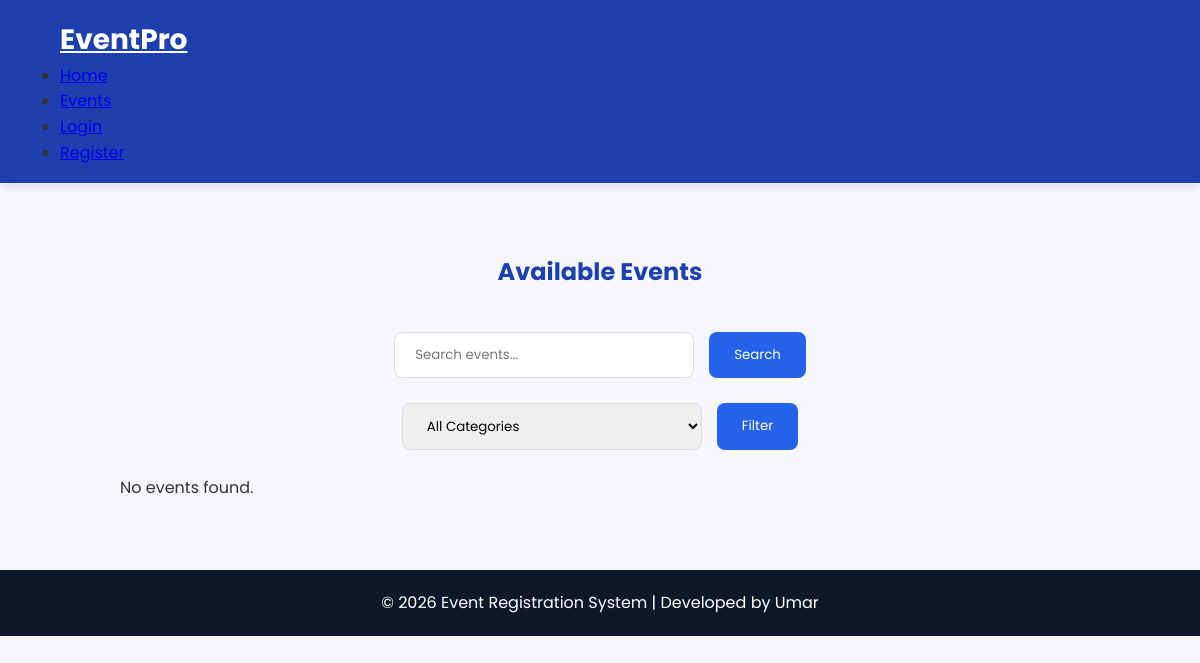
Page /events/ on the earlier database version.
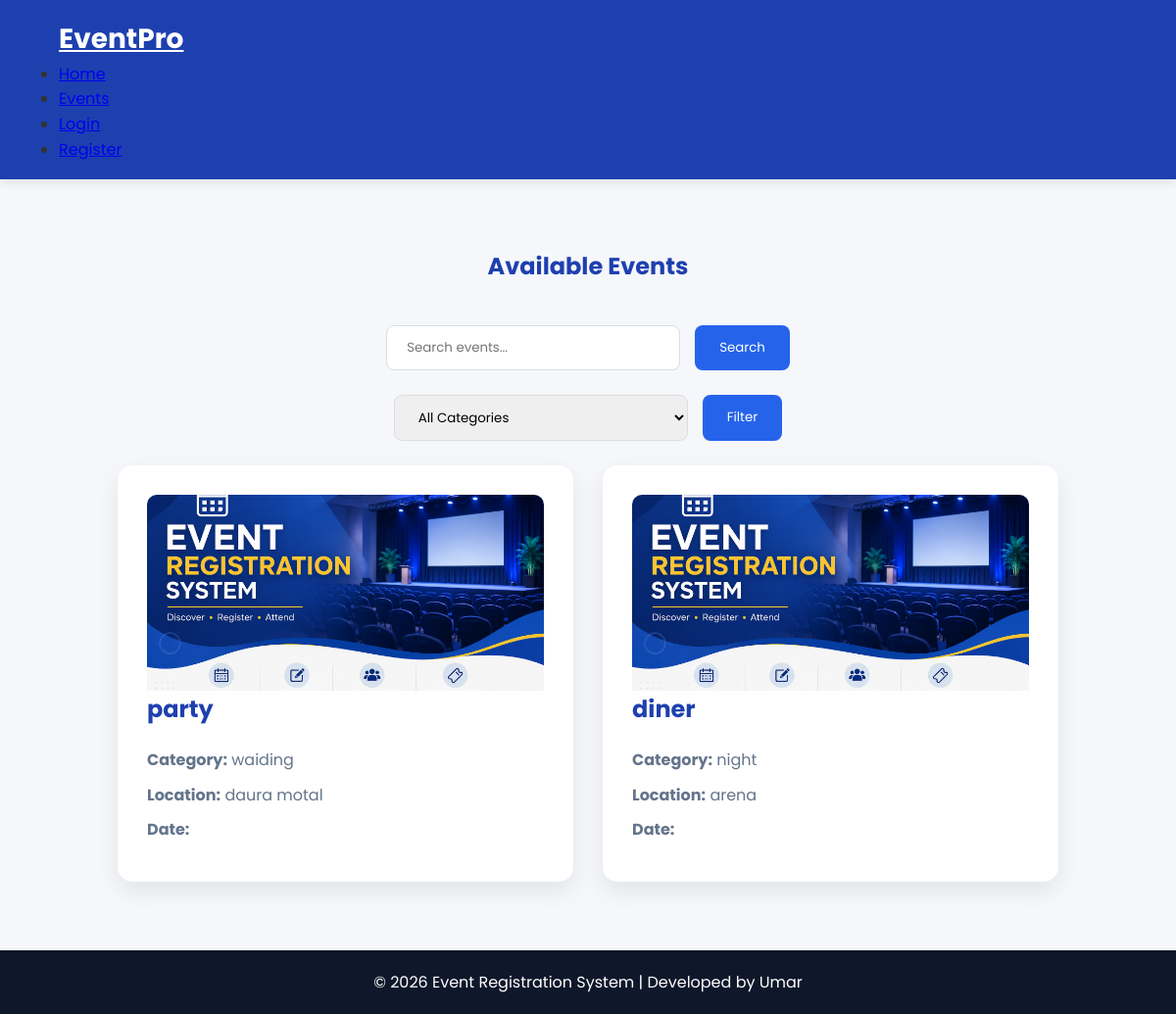
Same page on the later database version.
### events/models.py (models this page shows, shortened)
class Event(models.Model):
    title = models.CharField(max_length=200)
    category = models.CharField(max_length=100)
    location = models.CharField(max_length=200)
    event_date = models.DateField()
    event_time = models.TimeField()
    description = models.TextField()
    image = models.ImageField(
        upload_to="events/",
        blank=True,
        null=True
    )
    seats = models.PositiveIntegerField()
    created_at = models.DateTimeField(auto_now_add=True)
    created_by = models.ForeignKey(
        User,
        on_delete=models.CASCADE,
        related_name="events"
    )

### events/views.py (the view)
# urls.py: path('events/', views.event_list, name='events'),
def event_list(request):
    query = request.GET.get("q")
    category = request.GET.get("category")
    events = Event.objects.all()
    if query:
        events = events.filter(
            Q(title__icontains=query) |
            Q(category__icontains=query) |
            Q(location__icontains=query)
        )
    if category:
        events = events.filter(
            category=category
        )
    context = {
        "events": events
    }
    return render(
        request,
        "events.html",
        context
    )

### events/templates/events.html (shortened to what this page needs)
{% extends 'base.html' %}
{% load static %}
{% block content %}
<section class="events-page">
    <h1>Available Events</h1>
    <form method="GET" class="search-box">
        <input
        type="text"
        name="q"
        placeholder="Search events..."
        value="{{ request.GET.q }}"
        >
        <button type="submit">
            Search
        </button>
    </form>
    <form method="GET" class="filter-box">
        <select name="category">
            <option value="">
                All Categories
            </option>
        </select>
        <button type="submit">
            Filter
        </button>
    </form>
    <div class="event-cards">
        {% for event in events %}
        <div class="event-card">
    {% if event.image %}
        <img src="{{ event.image.url }}" class="card-image">
    {% else %}
        <img src="{% static 'images/default-event.jpg' %}" class="card-image">
    {% endif %}
    <h2>{{ event.title }}</h2>
    <p>
        <strong>Category:</strong> {{ event.category }}
    </p>
    <p>
        <strong>Location:</strong> {{ event.location }}
    </p>
    <p>
        <strong>Date:</strong> {{ event.date }}
    </p>
</div>
        {% empty %}
        <p>No events found.</p>
        {% endfor %}
    </div>
</section>
{% endblock %}

### events/templates/base.html (shortened to what this page needs)
{% load static %}
<!DOCTYPE html>
<html lang="en">
<head>
    <link rel="stylesheet" href="{% static 'css/style.css' %}">
</head>
<body>
<header>
<nav class="navbar">
<div class="container">
<a href="{% url 'home' %}" class="logo">
EventPro
</a>
<ul class="nav-menu">
<li><a href="{% url 'home' %}">Home</a></li>
<li><a href="{% url 'events' %}">Events</a></li>
{% if request.user.is_authenticated %}
{% if user.is_authenticated %}
    <a href="{% url 'create_event' %}">Create Event</a>
{% endif %}
{% if user.is_authenticated %}
    <a href="{% url 'my_events' %}">My Events</a>
{% endif %}
<li><a href="{% url 'dashboard' %}">Dashboard</a></li>
<li><a href="{% url 'my_registrations' %}">My Registrations</a></li>
<li><a href="{% url 'profile' %}">Profile</a></li>
<li><a href="{% url 'logout' %}">Logout</a></li>
{% else %}
<li><a href="{% url 'login' %}">Login</a></li>
<li><a href="{% url 'register' %}">Register</a></li>
{% endif %}
</ul>
</div>
</nav>
</header>
<main>
{% block content %}
{% endblock %}
</main>
<footer>
<div class="container">
<p>
© 2026 Event Registration System |
Developed by Umar
</p>
</div>
</footer>
</body>
</html>

### events/static/css/style.css (style rules this page uses)
* { margin:0; padding:0; box-sizing:border-box; font-family:"Poppins",sans-serif; }
body { background:#f5f7fb; color:#333; line-height:1.6; }
.navbar { background:#1e40af; display:flex; justify-content:space-between; align-items:center; padding:18px 60px; box-shadow:0 3px 10px rgba(0,0,0,.1); }
.logo { color:#fff; font-size:28px; font-weight:700; }
footer { background:#0f172a; color:white; text-align:center; padding:20px; }
.events-page { padding:70px 10%; }
.events-page h1 { text-align:center; color:#1e40af; margin-bottom:40px; }
.search-box, .filter-box { display:flex; justify-content:center; gap:15px; margin-bottom:25px; }
.search-box input, .filter-box select { padding:12px 20px; width:300px; border:1px solid #ddd; border-radius:8px; }
.search-box button, .filter-box button { background:#2563eb; color:white; border:none; padding:12px 25px; border-radius:8px; cursor:pointer; }
.event-cards { display:grid; grid-template-columns: repeat(auto-fit,minmax(280px,1fr)); gap:30px; }
.event-card { background:white; padding:30px; border-radius:15px; box-shadow: 0 10px 25px rgba(0,0,0,.08); transition:.3s; }
.event-card h2 { color:#1e40af; margin-bottom:20px; }
.event-card p { color:#64748b; margin:10px 0; }
.card-image { width:100%; height:200px; object-fit:cover; border-radius:10px 10px 0 0; display:block; }

Differences in the rows shown:
added Event: title "party", category "waiding", location "daura motal"
added Event: title "diner", category "night", location "arena"
Other differences:
text no longer shown: "No events found."
